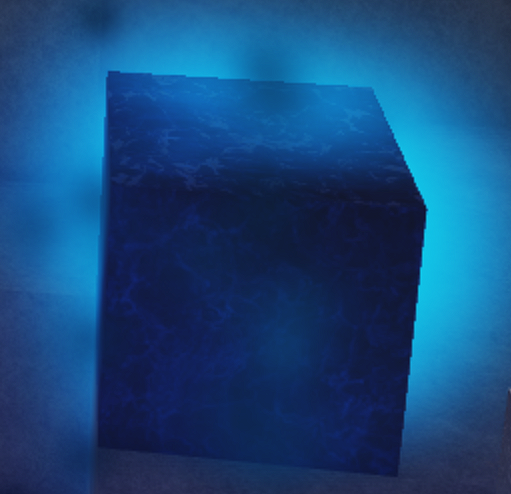
#> input picture block.png, 511 x 494 px
$ python backproj.py
#> lines starting #> are read from the running program, lines starting #| are printed output that depends on the picture
#> further down, src is the input picture: shape (494, 511, 3); mean B, G, R 122.5, 71.6, 22.5
#> `hsv = cv.cvtColor(src, cv.COLOR_BGR2HSV)`: hsv: shape (494, 511, 3); mean H, S, V 107.7, 202, 122.5
from __future__ import print_function
from __future__ import division
import cv2 as cv
import numpy as np
import argparse

def calculate_histogram_and_backproj(val):
#> called with val = 25
    bins = val
    histSize = max(bins, 2)
    ranges = [0, 180]  # hue_range

    hist = cv.calcHist([hue], [0], None, [histSize], ranges, accumulate=False)
    cv.normalize(hist, hist, alpha=0, beta=255, norm_type=cv.NORM_MINMAX)

    backproj = cv.calcBackProject([hue], [0], hist, ranges, scale=1)

    cv.imshow('BackProj', backproj)
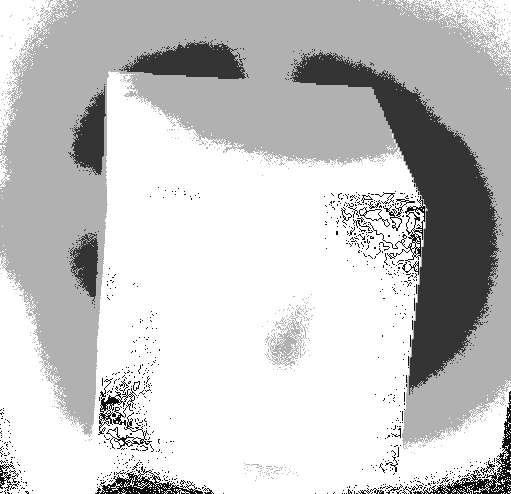
#> window 'BackProj': shape (494, 511); min 0, max 255, mean 199.7

    w = 400
    h = 400
    bin_w = int(round(w / histSize))
    histImg = np.zeros((h, w, 3), dtype=np.uint8)
    for i in range(bins):
        cv.rectangle(histImg, (i * bin_w, h), ((i + 1) * bin_w, h - int(np.round(hist[i] * h / 255.0))),
                     (0, 0, 255), cv.FILLED)
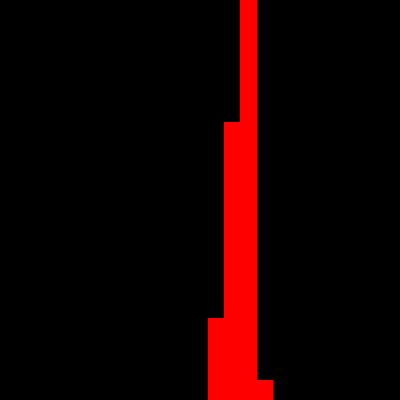
#> histImg: shape (400, 400, 3); mean of channels 0, 1, 2 0, 0, 20.5; drawn as B, G, R
    cv.imshow('Histogram', histImg)


parser = argparse.ArgumentParser(description='Code for Back Projection tutorial.')
parser.add_argument('--input', help='Path to input image.', default='block.png')
args = parser.parse_args()
src = cv.imread(cv.samples.findFile(args.input))
if src is None:
    print('Could not open or find the image:', args.input)
    exit(0)

hsv = cv.cvtColor(src, cv.COLOR_BGR2HSV)
ch = (0, 0)
hue = np.empty(hsv.shape, hsv.dtype)
cv.mixChannels([hsv], [hue], ch)
window_image = 'Source image'
cv.namedWindow(window_image)
bins = 25
cv.createTrackbar('* Hue  bins: ', window_image, bins, 180, calculate_histogram_and_backproj)
calculate_histogram_and_backproj(bins)
cv.imshow(window_image, src)
cv.waitKey()
